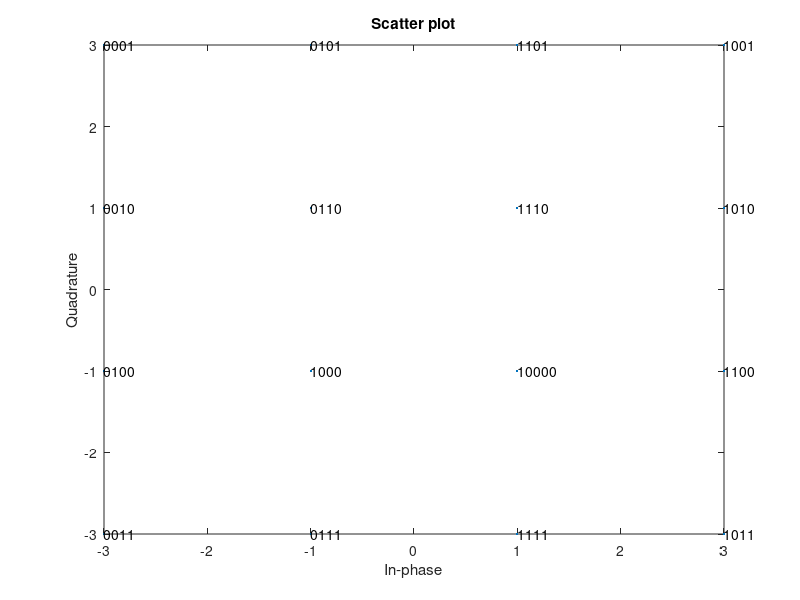

The MATLAB script that drew this image: (Note: this script raises an error after producing the figure.)
clc
clear
close all
% Part 1
M=16;
x=(0:M-1);
y1=qammod(x,M);
scatterplot(y1)
hold on
for j=1:16
    text(real(y1(j)),imag(y1(j)),dec2bin(j,4))
end
y2=qammod(x,M,0,'gray');
scatterplot(y2)
hold on 
for i=1:16
    text(real(y2(i)),imag(y2(i)),dec2bin(i,4))
end
% % Part 2   
seq=floor(rand (1,1000)*16);
% % for k=1:250
% %     temp='str2num(seq(4*k)) str2num(seq(4*k+1)) str2num(seq(4*k+2)) str2num(seq(4*k+3))';
% %      u(k)=bin2dec(temp);
% % end
y3=qammod(seq,M);
ch1=awgn(y3,0,'measured');
ch2=awgn(y3,30,'measured');
scatterplot(ch1)
scatterplot(ch2)
% part 3
p1=pskmod(x,M);
scatterplot(p1)
hold on
for j=1:16
    text(real(p1(j)),imag(p1(j)),dec2bin(j,4))
end
p2=pskmod(x,M,0,'gray');
scatterplot(p2)
hold on 
for i=1:16
    text(real(p2(i)),imag(p2(i)),dec2bin(i,4))
end
p3 = pskmod(seq,M);
ch1=awgn(p3,0,'measured');
ch2=awgn(p3,30,'measured');
scatterplot(ch1)
scatterplot(ch2)
% Part 4
seq2=floor(rand (1,10000)*16);
seq3=floor(rand (1,10000)*256);
y4 = qammod(seq2,M);
y5 = qammod(seq3,256);
ch4=awgn(y4,20,'measured');
ch5=awgn(y5,20,'measured');
scatterplot(ch4)
scatterplot(ch5)
